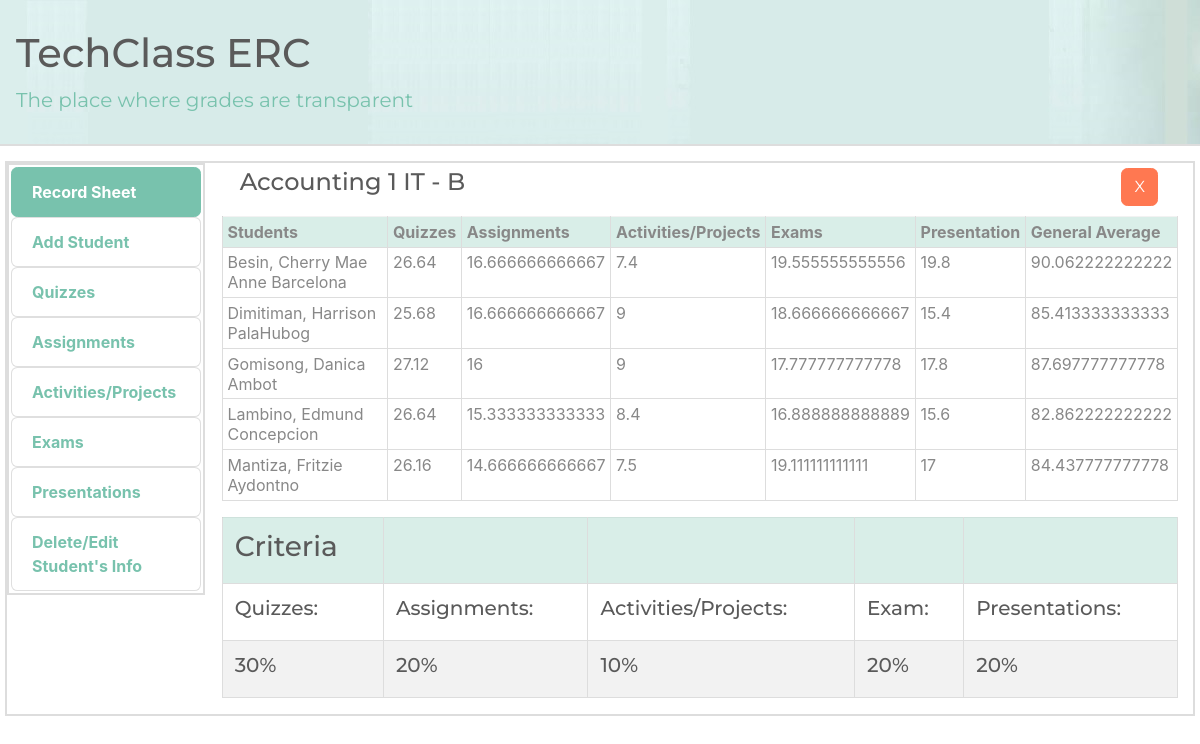
The page /courses/view/1 on the database its author committed.
### tables this page shows
CREATE TABLE `course` (
  `c_id` int(11) NOT NULL,
  `c_name` varchar(20) NOT NULL,
  `c_section` varchar(10) NOT NULL,
  `c_code` varchar(8) NOT NULL,
  `c_sched` varchar(25) NOT NULL,
  `c_quiz` int(11) NOT NULL,
  `c_ass` int(11) NOT NULL,
  `c_pro` int(11) NOT NULL,
  `c_act` int(11) NOT NULL,
  `c_pre` int(11) NOT NULL
);

CREATE TABLE `student` (
  `s_id` int(11) NOT NULL,
  `s_fname` varchar(20) NOT NULL,
  `s_mname` varchar(15) NOT NULL,
  `s_lname` varchar(15) NOT NULL,
  `s_gender` enum('M','F') NOT NULL,
  `s_cid` int(11) NOT NULL
);

### application/controllers/Courses.php (called while the page is built, shortened)
<?php
	class Courses extends CI_Controller
	{
		public function view($c_id)
		{
			$data['classes'] = $this->course_model->get($c_id);
			$data['students'] = $this->record_model->get_stud($c_id);
			$data['quiz_total'] = $this->quiz_model->get_quiz_total($c_id);
			$data['quiz_id'] = $this->quiz_model->get_quiz_id() + 1;
			$data['quizzes'] = $this->quiz_model->get_quiz_scores();
			$data['quiz'] = $this->quiz_model->get_quiz($c_id);
			$data['quiz_num'] = $this->quiz_model->get_quiz_count($c_id);
			$data['ass_total'] = $this->assignment_model->get_ass_total($c_id);
			$data['ass_id'] = $this->assignment_model->get_ass_id() + 1;
			$data['assignments'] = $this->assignment_model->get_ass_scores();
			$data['assign'] = $this->assignment_model->get_ass($c_id);
			$data['ass_num'] = $this->assignment_model->get_ass_count($c_id);
			$data['act_total'] = $this->activity_model->get_act_total($c_id);
			$data['act_id'] = $this->activity_model->get_act_id() + 1;
			$data['activities'] = $this->activity_model->get_act_scores();
			$data['act'] = $this->activity_model->get_act($c_id);
			$data['act_num'] = $this->activity_model->get_act_count($c_id);
			$data['pro_total'] = $this->project_model->get_pro_total($c_id);
			$data['pro_id'] = $this->project_model->get_pro_id() + 1;
			$data['projects'] = $this->project_model->get_pro_scores();
			$data['pro'] = $this->project_model->get_pro($c_id);
			$data['pro_num'] = $this->project_model->get_pro_count($c_id);
			$data['pre_total'] = $this->presentation_model->get_pre_total($c_id);
			$data['pre_id'] = $this->presentation_model->get_pre_id() + 1;
			$data['presentations'] = $this->presentation_model->get_pre_scores();
			$data['pre'] = $this->presentation_model->get_pre($c_id);
			$data['pre_num'] = $this->presentation_model->get_pre_count($c_id);
			$this->load->view('templates/header', $data);
			$this->load->view('courses/students', $data);
        	$this->load->view('templates/footer', $data);
		}
	}

### index.php (called while the page is built, shortened)
<?php
require_once BASEPATH.'core/CodeIgniter.php';

### application/models/Course_model.php (called while the page is built, shortened)
<?php
	class Course_model extends CI_Model
	{
		public function get($c_id = FALSE)
		{
			$this->db->where('c_id', $c_id);
			$result = $this->db->get('course');
			return $result->row_array();
		}
	}

### application/models/Record_model.php (called while the page is built, shortened)
<?php
class Record_model extends CI_Model
{
	public function get_stud($s_cid)
	{
		$this->db->order_by('s_lname', 'ASC');
		$this->db->select('student.*');
		$this->db->from('student');
		$this->db->where('s_cid', $s_cid);
		$query = $this->db->get();
		$data_arr = $query->result();
		return $data_arr;
	}
}

### application/models/Quiz_model.php (called while the page is built, shortened)
<?php
	class Quiz_model extends CI_Model
	{
		public function get_quiz_id()
		{
			$this->db->select("MAX(q_id) as maxid");
			$this->db->from('quiz');
			$query = $this->db->get();
			return $query->row()->maxid;
		}
		public function get_quiz_count($q_cid)
		{
			$this->db->select("COUNT(*) as maxid");
			$this->db->from('quiz');
			$this->db->where('q_cid', $q_cid);
			$query = $this->db->get();
			return $query->row()->maxid;
		}
		public function get_quiz_total($q_cid)
		{
			$this->db->select("SUM(q_items) as total_score");
			$this->db->from('quiz');
			$this->db->where('q_cid', $q_cid);
			$query = $this->db->get();
			return $query->row()->total_score;
		}
		public function get_quiz_scores($qs_id = FALSE)
		{
			if ($qs_id === FALSE) {
				$query = $this->db->get('quiz_score');
				return $query->result_array();
			}
			$this->db->where('qs_id', $qs_id);
			$result = $this->db->get('quiz_score');
			return $result->row_array();
		}
		public function get_quiz($q_cid)
		{
			$this->db->where('q_cid', $q_cid);
			$result = $this->db->get('quiz');
			return $result->row_array();
		}
	}

### application/models/Assignment_model.php (called while the page is built, shortened)
<?php
	class Assignment_model extends CI_Model
	{
		public function get_ass_id()
		{
			$this->db->select("MAX(ass_id) as maxid");
			$this->db->from('assignment');
			$query = $this->db->get();
			return $query->row()->maxid;
		}
		public function get_ass_count($ass_cid)
		{
			$this->db->select("COUNT(*) as maxid");
			$this->db->from('assignment');
			$this->db->where('ass_cid', $ass_cid);
			$query = $this->db->get();
			return $query->row()->maxid;
		}
		public function get_ass_total($ass_cid)
		{
			$this->db->select("SUM(ass_items) as total_score");
			$this->db->from('assignment');
			$this->db->where('ass_cid', $ass_cid);
			$query = $this->db->get();
			return $query->row()->total_score;
		}
		public function get_ass_scores($as_id = FALSE)
		{
			if ($as_id === FALSE) {
				$query = $this->db->get('assign_score');
				return $query->result_array();
			}
			$this->db->where('as_id', $as_id);
			$result = $this->db->get('assign_score');
			return $result->row_array();
		}
		public function get_ass($ass_cid)
		{
			$this->db->where('ass_cid', $ass_cid);
			$result = $this->db->get('assignment');
			return $result->row_array();
		}
	}

### application/models/Project_model.php (called while the page is built, shortened)
<?php
	class Project_model extends CI_Model
	{
		public function get_pro_id()
		{
			$this->db->select("MAX(pro_id) as maxid");
			$this->db->from('project');
			$query = $this->db->get();
			return $query->row()->maxid;
		}
		public function get_pro_count($pro_cid)
		{
			$this->db->select("COUNT(*) as maxid");
			$this->db->from('project');
			$this->db->where('pro_cid', $pro_cid);
			$query = $this->db->get();
			return $query->row()->maxid;
		}
		public function get_pro_total($pro_cid)
		{
			$this->db->select("SUM(pro_items) as total_score");
			$this->db->from('project');
			$this->db->where('pro_cid', $pro_cid);
			$query = $this->db->get();
			return $query->row()->total_score;
		}
		public function get_pro_scores($pros_id = FALSE)
		{
			if ($pros_id === FALSE) {
				$query = $this->db->get('pro_score');
				return $query->result_array();
			}
			$this->db->where('pros_id', $pros_id);
			$result = $this->db->get('pro_score');
			return $result->row_array();
		}
		public function get_pro($pro_cid)
		{
			$this->db->where('pro_cid', $pro_cid);
			$result = $this->db->get('project');
			return $result->row_array();
		}
	}

### application/models/Activity_model.php (called while the page is built, shortened)
<?php
	class Activity_model extends CI_Model
	{
		public function get_act_id()
		{
			$this->db->select("MAX(act_id) as maxid");
			$this->db->from('activity');
			$query = $this->db->get();
			return $query->row()->maxid;
		}
		public function get_act_count($act_cid)
		{
			$this->db->select("COUNT(*) as maxid");
			$this->db->from('activity');
			$this->db->where('act_cid', $act_cid);
			$query = $this->db->get();
			return $query->row()->maxid;
		}
		public function get_act_total($act_cid)
		{
			$this->db->select("SUM(act_items) as total_score");
			$this->db->from('activity');
			$this->db->where('act_cid', $act_cid);
			$query = $this->db->get();
			return $query->row()->total_score;
		}
		public function get_act_scores($acs_id = FALSE)
		{
			if ($acs_id === FALSE) {
				$query = $this->db->get('act_score');
				return $query->result_array();
			}
			$this->db->where('acs_id', $acs_id);
			$result = $this->db->get('act_score');
			return $result->row_array();
		}
		public function get_act($act_cid)
		{
			$this->db->where('act_cid', $act_cid);
			$result = $this->db->get('activity');
			return $result->row_array();
		}
	}

### application/models/Presentation_model.php (called while the page is built, shortened)
<?php
	class Presentation_model extends CI_Model
	{
		public function get_pre_id()
		{
			$this->db->select("MAX(pre_id) as maxid");
			$this->db->from('presentation');
			$query = $this->db->get();
			return $query->row()->maxid;
		}
		public function get_pre_count($pre_cid)
		{
			$this->db->select("COUNT(*) as maxid");
			$this->db->from('presentation');
			$this->db->where('pre_cid', $pre_cid);
			$query = $this->db->get();
			return $query->row()->maxid;
		}
		public function get_pre_total($pre_cid)
		{
			$this->db->select("SUM(pre_items) as total_score");
			$this->db->from('presentation');
			$this->db->where('pre_cid', $pre_cid);
			$query = $this->db->get();
			return $query->row()->total_score;
		}
		public function get_pre_scores($pres_id = FALSE)
		{
			if ($pres_id === FALSE) {
				$query = $this->db->get('pre_score');
				return $query->result_array();
			}
			$this->db->where('pres_id', $pres_id);
			$result = $this->db->get('pre_score');
			return $result->row_array();
		}
		public function get_pre($pre_cid)
		{
			$this->db->where('pre_cid', $pre_cid);
			$result = $this->db->get('presentation');
			return $result->row_array();
		}
	}

### application/views/courses/students.php (the view, shortened to what this page needs)
<head>
</head>
	<div class="row">
		<div class="col-md-2 menu"><b>
		        <ul class="nav option table table-striped">
		        <li class="nav-item"><a class="nav-link list-group-item active show" data-toggle="tab" href="#rec_sheet">Record Sheet</a></li>
				<li class="nav-item "><a class="nav-link list-group-item" data-toggle="tab" href="#add_stud">Add Student</a></li>
				<li class="nav-item "><a class="nav-link list-group-item" data-toggle="tab" href="#add_quiz">Quizzes</a></li>
				<li class="nav-item "><a class="nav-link list-group-item" data-toggle="tab" href="#add_ass">Assignments</a></li>
				<li class="nav-item "><a class="nav-link list-group-item" data-toggle="tab" href="#add_pro">Activities/Projects</a></li>
				<li class="nav-item "><a class="nav-link list-group-item" data-toggle="tab" href="#add_act">Exams</a></li>
				<li class="nav-item "><a class="nav-link list-group-item" data-toggle="tab" href="#add_pres	">Presentations</a></li>
				<li class="nav-item "><a class="nav-link list-group-item" data-toggle="tab" href="#crit	">Delete/Edit<span><br></span> Student's Info</a></li>
		      </ul></b>
		</div>
		<div class="col-md-10">
			<div class="row" style="border: 0px; padding-top: 5px;">
				<div class="col-md-6">
					<h4><?php echo $classes['c_name'], "   " , $classes['c_section'] ;
						if ($pro_total == 0) { $pro_total = 1; } ?>
					</h4>
				</div>
				<div class="col-md-6" style="text-align: right;">
					<a href="<?php echo base_url(); ?>"><button class="btn btn-danger">X</button></a>
				</div>
			</div>
			<div id="myTabContent" class="tab-content"  style="margin-top:10px; margin-left: 1px;">
		       <div class="tab-pane fade active show" id="rec_sheet" style="margin-left: 1px;">
		         <table class="table table-hover table-sm">
		         	<tr class="table-primary">
		         		<td class="name"><b>Students</b></td>
		         		<td><b id="quizPer">Quizzes</b></td>
		         		<td><b id="assPer">Assignments</b></td>
		         		<td><b id="proPer">Activities/Projects</b></td>
		         		<td><b id="actPer">Exams</b></td>
		         		<td><b id="prePer">Presentation</b></td>
		         		<td><b id="prePer">General Average</b></td>
		         	</tr>
		         	<?php foreach ($students as $stud) : ?>
		         		<tr>
		         			<td class="name"><?php echo $stud->s_lname,', ',$stud->s_fname, ' ', $stud->s_mname ; ?></td>
		         			<?php
		         				$total_score = 0;
	      						foreach ($quizzes as $quiz) :
	      							if ($stud->s_id === $quiz['qs_sid']) {
	      								$total_score = $total_score+$quiz['qs_score'];
	      							}
	      						endforeach;
	      						$qscore = (($total_score/$quiz_total)*$classes['c_quiz']);
      							echo '<td>',$qscore,'</td>';
		         				$total_score = 0;
	      						foreach ($assignments as $assign) :
	      							if ($stud->s_id === $assign['as_sid']) {
	      								$total_score = $total_score+$assign['as_score'];
	      							}
	      						endforeach;
	      						$ascore = (($total_score/$ass_total)*$classes['c_ass']);
      							echo '<td>',$ascore,'</td>';
      							$total_score = 0;
	      						foreach ($projects as $pro) :
	      							if ($stud->s_id === $pro['pros_sid']) {
	      								$total_score = $total_score+$pro['pros_score'];
	      							}
	      						endforeach;
	      						$proscore = (($total_score/$pro_total)*$classes['c_pro']);
      							echo '<td>',$proscore,'</td>';
		         				$total_score = 0;
	      						foreach ($activities as $act) :
	      							if ($stud->s_id === $act['acs_sid']) {
	      								$total_score = $total_score+$act['acs_score'];
	      							}
	      						endforeach;
	      						$acscore = (($total_score/$act_total)*$classes['c_act']);
      							echo '<td>',$acscore,'</td>';
      							$total_score = 0;
	      						foreach ($presentations as $pre) :
	      							if ($stud->s_id === $pre['pres_sid']) {
	      								$total_score = $total_score+$pre['pres_score'];
	      							}
	      						endforeach;
	      						$prescore = (($total_score/$pre_total)*$classes['c_pre']);
      							echo '<td>',$prescore,'</td>';
      						?>
		         			<td><?php echo ($qscore+$ascore+$proscore+$acscore+$prescore); ?></td>
		         		</tr>
		         	<?php endforeach; ?>
		         </table>
		         <table class="table table-striped">
		          		<tr class="table-primary">
		          			<td><h3>Criteria</h3></td>
		          			<td></td>
		          			<td></td>
		          			<td></td>
		          			<td></td>
		          		</tr>
		          		<tr>
		          			<td><h5>Quizzes:</h5></td>
				          	<td><h5>Assignments:</h5></td>
				          	<td><h5>Activities/Projects:</h5></td>
				          	<td><h5>Exam:</h5></td>
				          	<td><h5>Presentations:</h5></td>
		          		</tr>
		          		<tr>
			          		<td><h5><?php echo $classes['c_quiz'],'%'; ?></h5></td>
			          		<td><h5><?php echo $classes['c_ass'],'%'; ?></h5></td>
			          		<td><h5><?php echo $classes['c_pro'],'%'; ?></h5></td>
			          		<td><h5><?php echo $classes['c_act'],'%'; ?></h5></td>
			          		<td><h5><?php echo $classes['c_pre'],'%'; ?></h5></td>
		          		</tr>
		          	</table>
		       </div>
		</div>
</div>

### application/views/courses/students.php (style rules this page uses)
.menu { border: 2px solid #ddd; padding: 2px; height: 62%; text-align: justify; }
.option { display: inline-block; }
.name { max-width: 20%; }
.row { border: 2px solid #ddd; margin: 5px; margin-top: 0; }
td { border: 1px solid #ddd; }

### rows shown on the page
course: c_name "Accounting 1", c_section "IT - B", c_quiz "26.64", c_ass "16.666666666667", c_pro "7.4", c_act "19.555555555556", c_pre "19.8", $qscore+$ascore+$proscore+$acscore+$prescore "90.062222222222", c_quiz "25.68", c_pro "9", c_act "18.666666666667", c_pre "15.4", $qscore+$ascore+$proscore+$acscore+$prescore "85.413333333333", c_quiz "27.12", c_ass "16", c_act "17.777777777778", c_pre "17.8", $qscore+$ascore+$proscore+$acscore+$prescore "87.697777777778", c_ass "15.333333333333", c_pro "8.4", c_act "16.888888888889", c_pre "15.6", $qscore+$ascore+$proscore+$acscore+$prescore "82.862222222222", c_quiz "26.16", c_ass "14.666666666667", c_pro "7.5", c_act "19.111111111111", c_pre "17", $qscore+$ascore+$proscore+$acscore+$prescore "84.437777777778", c_quiz "30", c_ass "20", c_pro "10", c_act "20", c_pre "20"
student: s_lname "Besin", s_fname "Cherry Mae Anne", s_mname "Barcelona"
student: s_lname "Dimitiman", s_fname "Harrison", s_mname "PalaHubog"
student: s_lname "Gomisong", s_fname "Danica", s_mname "Ambot"
student: s_lname "Lambino", s_fname "Edmund", s_mname "Concepcion"
student: s_lname "Mantiza", s_fname "Fritzie", s_mname "Aydontno"
